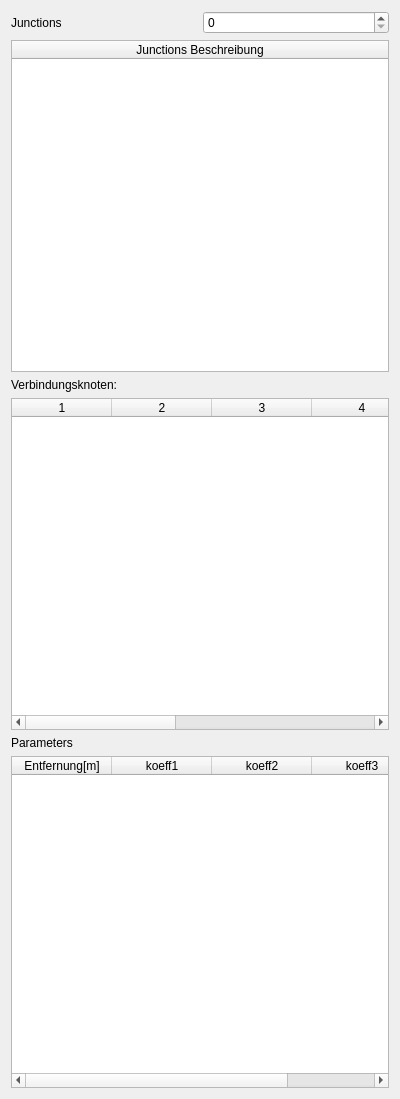
      <widget class="QWidget" name="junctions">
       <property name="geometry">
        <rect>
         <x>0</x>
         <y>0</y>
         <width>400</width>
         <height>1099</height>
        </rect>
       </property>
       <attribute name="label">
        <string>Junctions</string>
       </attribute>
       <layout class="QGridLayout" name="gridLayout_24">
        <item row="4" column="1">
         <widget class="QLabel" name="label_53">
          <property name="text">
           <string>Parameters</string>
          </property>
         </widget>
        </item>
        <item row="1" column="1" colspan="2">
         <widget class="QTableWidget" name="p_junnam_table">
          <property name="alternatingRowColors">
           <bool>true</bool>
          </property>
          <attribute name="horizontalHeaderStretchLastSection">
           <bool>true</bool>
          </attribute>
          <column>
           <property name="text">
            <string>Junctions Beschreibung</string>
           </property>
          </column>
         </widget>
        </item>
        <item row="5" column="1" colspan="2">
         <widget class="QTableWidget" name="p_dxlgam_table">
          <property name="alternatingRowColors">
           <bool>true</bool>
          </property>
          <column>
           <property name="text">
            <string>Entfernung[m]</string>
           </property>
          </column>
          <column>
           <property name="text">
            <string>koeff1</string>
           </property>
          </column>
          <column>
           <property name="text">
            <string>koeff2</string>
           </property>
          </column>
          <column>
           <property name="text">
            <string>koeff3</string>
           </property>
          </column>
         </widget>
        </item>
        <item row="0" column="2">
         <widget class="QSpinBox" name="p_njunc"/>
        </item>
        <item row="0" column="1">
         <widget class="QLabel" name="label_44">
          <property name="text">
           <string>Junctions</string>
          </property>
         </widget>
        </item>
        <item row="2" column="1">
         <widget class="QLabel" name="label_46">
          <property name="text">
           <string>Verbindungsknoten:</string>
          </property>
         </widget>
        </item>
        <item row="3" column="1" colspan="2">
         <widget class="QTableWidget" name="p_nxj_table">
          <property name="alternatingRowColors">
           <bool>true</bool>
          </property>
          <column>
           <property name="text">
            <string>1</string>
           </property>
           <property name="toolTip">
            <string>&lt;html&gt;&lt;head/&gt;&lt;body&gt;&lt;p&gt;erster einmündender Strang&lt;/p&gt;&lt;p&gt;direkt oberhalb des Verbindungsknotensgelegner Knoten des ersten einmündenden Gewässerstranges&lt;/p&gt;&lt;/body&gt;&lt;/html&gt;</string>
           </property>
          </column>
          <column>
           <property name="text">
            <string>2</string>
           </property>
           <property name="toolTip">
            <string>&lt;html&gt;&lt;head/&gt;&lt;body&gt;&lt;p&gt;zweiter einmündender Strang&lt;/p&gt;&lt;p&gt;Anfangsknoten des ersten einmündenden Gewässerstranges&lt;/p&gt;&lt;/body&gt;&lt;/html&gt;</string>
           </property>
          </column>
          <column>
           <property name="text">
            <string>3</string>
           </property>
           <property name="toolTip">
            <string>&lt;html&gt;&lt;head/&gt;&lt;body&gt;&lt;p&gt;direkt oberhalb des Verbindungsknotensgelegener Knoten des zweiten einmündenden Gewässerstranges&lt;/p&gt;&lt;/body&gt;&lt;/html&gt;</string>
           </property>
          </column>
          <column>
           <property name="text">
            <string>4</string>
           </property>
           <property name="toolTip">
            <string>&lt;html&gt;&lt;head/&gt;&lt;body&gt;&lt;p&gt;Anfangsknoten des zweiten einmündenden Gewässerstranges&lt;/p&gt;&lt;/body&gt;&lt;/html&gt;</string>
           </property>
          </column>
          <column>
           <property name="text">
            <string>5</string>
           </property>
           <property name="toolTip">
            <string>&lt;html&gt;&lt;head/&gt;&lt;body&gt;&lt;p&gt;dritter einmündender Strang&lt;/p&gt;&lt;p&gt;direkt unterhalb des Verbindungsknotensgelegener Knoten&lt;/p&gt;&lt;/body&gt;&lt;/html&gt;</string>
           </property>
          </column>
          <column>
           <property name="text">
            <string>6</string>
           </property>
           <property name="toolTip">
            <string>&lt;html&gt;&lt;head/&gt;&lt;body&gt;&lt;p&gt;direkt oberhalb des Verbindungsknotensgelegner Knoten des dritten einmündender Gewässerstranges&lt;/p&gt;&lt;/body&gt;&lt;/html&gt;</string>
           </property>
          </column>
          <column>
           <property name="text">
            <string>7</string>
           </property>
           <property name="toolTip">
            <string>&lt;html&gt;&lt;head/&gt;&lt;body&gt;&lt;p&gt;Anfangsknoten des dritten einmündenden Gewässerstranges&lt;/p&gt;&lt;p&gt;&lt;br/&gt;&lt;/p&gt;&lt;p&gt;Annahme: sind nur zwei einmündende Stränge vorhanden, so sind 6 und 7 gleich Null zu setzen&lt;/p&gt;&lt;/body&gt;&lt;/html&gt;</string>
           </property>
          </column>
         </widget>
        </item>
       </layout>
      </widget>
